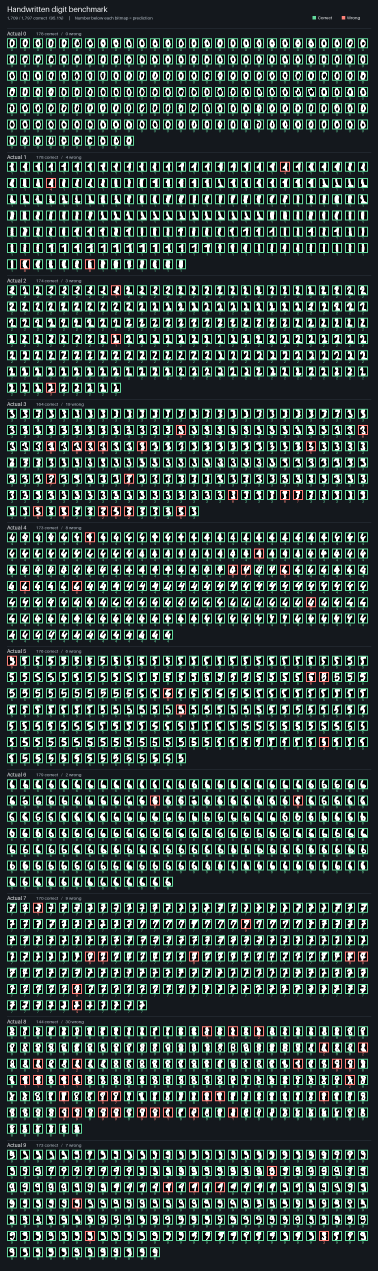
#> input picture digit_map.png, 1512 x 5082 px (shown at 1/4 size)
$ python -i ink_bank.py   (imports and definitions only)
#> lines starting #> are read from the running program, lines starting #| are printed output that depends on the picture
#> further down, picture is the input picture: PIL image 1512x5082 RGB; mean R, G, B 53.2, 70.6, 65.6
"""Procedural digit detectors. Only the stroke descriptions enter the generator."""
from functools import lru_cache

import numpy as np
from PIL import Image, ImageDraw, ImageFilter


def signature(image):
    ink = image.crop(image.getbbox())
    # Partially normalize aspect ratio while preserving a narrow upright 1.
    width = min(19, max(2, round(19 * (ink.width / ink.height) ** 0.55)))
#> width = 10
    box = Image.new("L", (20, 20))
#> box: PIL image 20x20 L; every value is 0
    box.paste(ink.resize((width, 18), Image.Resampling.BILINEAR), ((20-width)//2, 1))
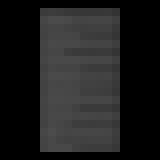
#> box: PIL image 20x20 L (shown 8 times larger); min 0, max 76, mean 29.6
    arr = np.asarray(box.filter(ImageFilter.GaussianBlur(0.85)), dtype="float32")
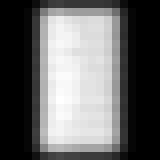
#> arr: shape (20, 20) float32 (shown 8 times larger); min 0, max 73, mean 29.6; drawn with min black and max white
    gradients = np.gradient(arr)
#> gradients = 2 items
    planes = []
    for gy, gx in ((1, 0), (0, 1), (0.707, 0.707), (0.707, -0.707)):
        projection = gy*gradients[0] + gx*gradients[1]
        for sign in (-1, 1):
            plane = np.maximum(0, sign*projection).reshape(5, 4, 5, 4).mean(axis=(1, 3))
            planes.append(plane)
#> this loop made 4 passes
#> pass 1, in signature, `projection = gy*gradients[0] + gx*gradients[1]`:
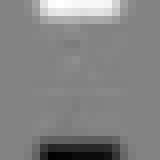
#> projection: shape (20, 20) float32 (shown 8 times larger); min -33, max 31, mean 0; drawn with min black and max white
#> pass 2, in signature, `projection = gy*gradients[0] + gx*gradients[1]`:
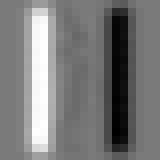
#> projection: shape (20, 20) float32 (shown 8 times larger); min -24, max 26, mean 0; drawn with min black and max white
#> pass 3, in signature, `projection = gy*gradients[0] + gx*gradients[1]`:
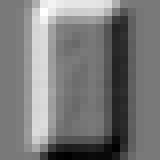
#> projection: shape (20, 20) float32 (shown 8 times larger); min -23.33, max 25.45, mean 0; drawn with min black and max white
#> after the loop, planes = 8 items
    edges = np.ravel(planes)
#> edges = 200 values, max 16.55 at index 171, min 0 at index 0, mean 2.75
    return np.concatenate((arr.ravel()/np.linalg.norm(arr), edges/max(1e-6, np.linalg.norm(edges))))


# [61 lines left out: functions render, bank, ink_scores, not called in this run]


# Additional ways to write each numeral, designed from pen movements.
# Include a long rising flag on 1, open tails, and a hooked, crossed 7.
STYLES = (
    (),
    ("0,5 5,0 5,10", "0,6 6,0 6,10", "0,4 5,0 5,10 / 2,10 8,10"),
    ("0,2 1,0 4,0 5,2 5,4 3,6 1,8 0,10 5,9 10,10",
     "0,1 3,0 5,1 6,3 6,5 4,7 2,10 10,10"),
    ("0,1 3,0 6,0 8,2 7,3 4,5 7,5 9,7 9,9 6,10 2,10 0,8",
     "0,0 4,0 6,1 6,3 3,5 7,5 9,7 10,9 7,10 3,10 1,9",
     "0,1 4,0 8,0 9,2 8,4 5,5 8,6 8,8 6,9 1,10"),
    (),
    ("10,0 2,0 0,4 3,4 5,5 6,7 4,9 0,10",
     "10,0 2,1 0,4 2,4 4,5 5,7 4,9 2,10"),
    (),
    ("0,3 2,1 5,0 9,0 8,3 6,6 3,10 / 1,6 10,5",
     "0,2 2,0 6,0 9,1 8,4 6,6 3,10",
     "0,0 5,0 8,1 8,4 6,7 4,10 / 0,5 10,5"),
    ("4,5 1,3 1,1 3,0 6,0 7,1 7,3 4,5 2,7 2,9 5,10 8,9 8,7 4,5",),
    ("6,2 5,0 2,0 0,2 1,4 4,5 6,4 7,1 7,5 7,10",),
)

>>> from PIL import Image
>>> picture = Image.open('digit_map.png')
>>> result = signature(picture)
#> result = 600 values, max 0.215 at index 571, min 0 at index 0, mean 0.0357
